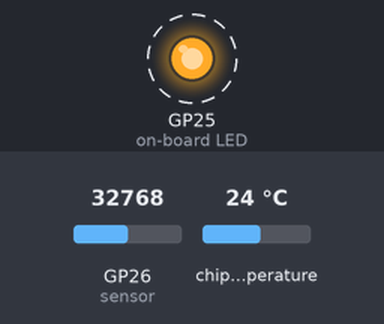
This program was run on a simulated Raspberry Pi Pico running MicroPython. Parts: output pins drawn as LEDs (lit = HIGH). Dashed ring = blinking. Inputs (shaded band) come from the test bench; at power-on: GP26 (sensor) = 32768, chip temperature 24 °C (analog values on the 0–65535 scale). What the program prints to the serial console is not drawn.

Above: at 0.5 s.
Timing chart, 0 to 4.6 s (numbered marks = the images above):
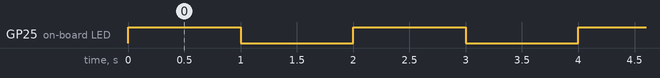

Measured:
- by itself, GP25 (on-board LED): alternates HIGH for 1.0 s and LOW for 1.0 s

The program:

main.py
```python
from picozero import pico_led
import machine
import time
import math

sensor=machine.ADC(0) # 103JT-025/050
sensor_temp = machine.ADC(4) # RaspberryPi pico onboard Thermistor
conversion_factor = 3.3 / (65535)

# B = 3435.0 # Data sheet of 103JT-025/050
B = 3950.0
R0 = 10000.0
T0 = 25.0
Z = 273.15

def calcThermistorTemp( adc_val ):
    # ADC値から電圧を計算
    volt = adc_val * conversion_factor
    # 電圧からサーミスタ抵抗を計算(r)
    r = (( 3.3 / volt ) - 1.0 ) * R0
    # 抵抗値から係数を計算
    B0 = B * math.pow( r, -0.012329 )
    # サーミスタ抵抗から温度を計算
    T_bar = (1.0 / B0 ) * math.log( r / R0 ) + (1 / ( T0 + Z ))
    # 計算結果はケルビン温度の逆数になっているので摂氏に戻す
    T = (1.0 / T_bar) - Z
    return T

while True :
    pico_led.on()
    time.sleep(1)
    # RaspberryPi pico onboard Thermistor
    reading = sensor_temp.read_u16() * conversion_factor
    # The temperature sensor measures the Vbe voltage of a biased bipolar diode, connected to the fifth ADC channel
    # Typically, Vbe = 0.706V at 27 degrees C, with a slope of -1.721mV (0.001721) per degree.
    temperature = 27 - (reading - 0.706)/0.001721
    # External Thermistor (103JT-025/050)
    sens = sensor.read_u16()
    templ = calcThermistorTemp( sens )

    print( "----+----+----+" )
    print( temperature )
    print( templ )
    pico_led.off()
    time.sleep(1)
```
